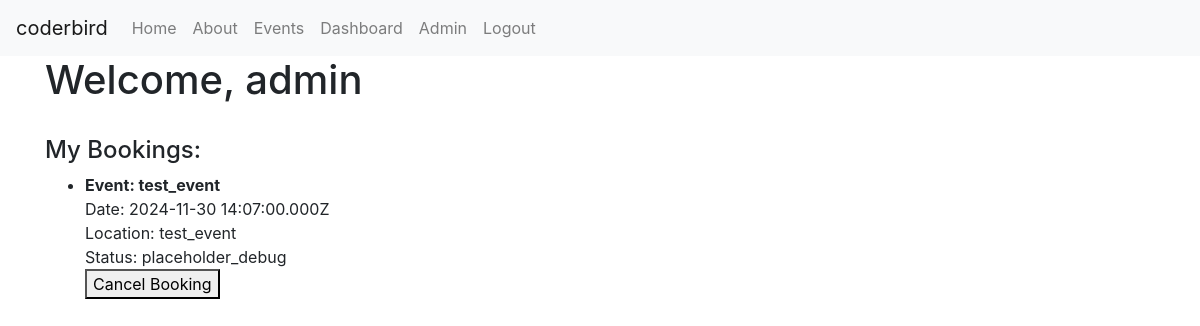
Before: /dashboard (signed in) with the older database file.
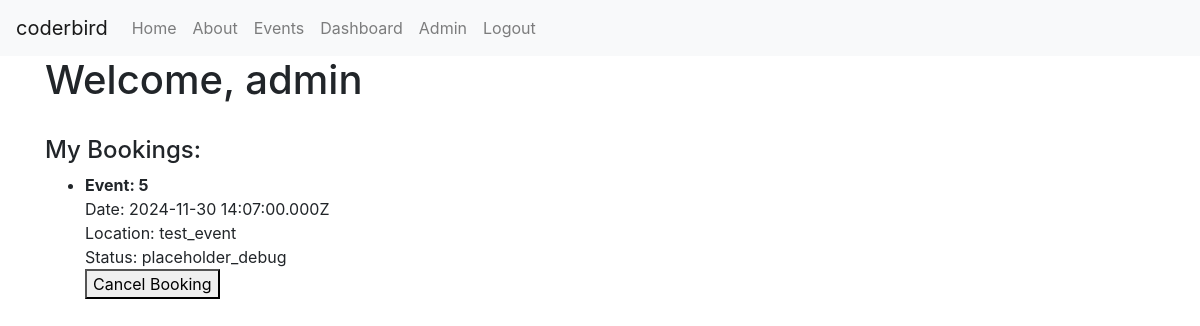
After: the same page with the newer database file.
### tables this page shows
CREATE TABLE `bookings` (`created` TEXT DEFAULT (strftime('%Y-%m-%d %H:%M:%fZ')) NOT NULL, `eventID` TEXT DEFAULT '' NOT NULL, `id` TEXT PRIMARY KEY DEFAULT ('r'||lower(hex(randomblob(7)))) NOT NULL, `status` TEXT DEFAULT '' NOT NULL, `updated` TEXT DEFAULT (strftime('%Y-%m-%d %H:%M:%fZ')) NOT NULL, `userID` TEXT DEFAULT '' NOT NULL);

CREATE TABLE `events` (`created` TEXT DEFAULT (strftime('%Y-%m-%d %H:%M:%fZ')) NOT NULL, `desc` TEXT DEFAULT '' NOT NULL, `event_date` TEXT DEFAULT '' NOT NULL, `id` TEXT PRIMARY KEY DEFAULT ('r'||lower(hex(randomblob(7)))) NOT NULL, `location` TEXT DEFAULT '' NOT NULL, `max_participants` NUMERIC DEFAULT 0 NOT NULL, `title` TEXT DEFAULT '' NOT NULL, `updated` TEXT DEFAULT (strftime('%Y-%m-%d %H:%M:%fZ')) NOT NULL, "participants" NUMERIC DEFAULT 0 NOT NULL);

### main.py (the view)
@app.route('/dashboard')
def dashboard():
    if not is_logged_in():
        flash('Login to access this page.', 'warning')
        return redirect(url_for('login'))
    conn = get_db_connection()
    cursor = conn.cursor()
    cursor.execute('''
        SELECT bookings.*, events.title, events.desc, events.event_date, events.location
        FROM bookings
        JOIN events ON bookings.eventID = events.id
        WHERE bookings.userID = ?
    ''', (session['user_id'],)) # i totally wrote this query as i totally understand it
    bookings = cursor.fetchall()
    close_db_connection(conn)
    return render_template('dashboard.html', is_logged_in=is_logged_in, is_admin=is_admin, bookings=bookings)

### main.py (called while the page is built)
def is_logged_in():
    return 'user_id' in session

def is_admin():
    if not is_logged_in():
        pass
    else:
        conn = get_db_connection()
        cursor = conn.cursor()
        cursor.execute('SELECT * FROM users WHERE email = ?', (session['email'],))
        user = cursor.fetchone()
        close_db_connection(conn)
        return user['admin']

def get_db_connection():
    conn = sqlite3.connect(r'pb_data\data.db')
    conn.row_factory = sqlite3.Row
    return conn

def close_db_connection(conn):
    conn.close()

### templates/dashboard.html (shortened to what this page needs)
{% extends 'base.html' %}
{% block content %}
<h1>Welcome, {{ session['username'] }}</h1><br>
<h4>My Bookings:</h4>
<ul>
    {% for booking in bookings %}
        <li>
            <strong>Event: {{ booking['title'] }}</strong><br>
            Date: {{ booking['event_date'] }}<br>
            Location: {{ booking['location']}}<br>
            Status: {{ booking['status'] }}<br>
        </li>
        <form method="POST" action="{{ url_for('cancel_booking', booking_id=booking['id']) }}">
            <button type="submit">Cancel Booking</button>
        </form>
    {% endfor %}
</ul>
{% endblock %}

Changed rows visible on the page:
changed through a linked row, bookings "placeholder_debug": title "test_event" → "5"
